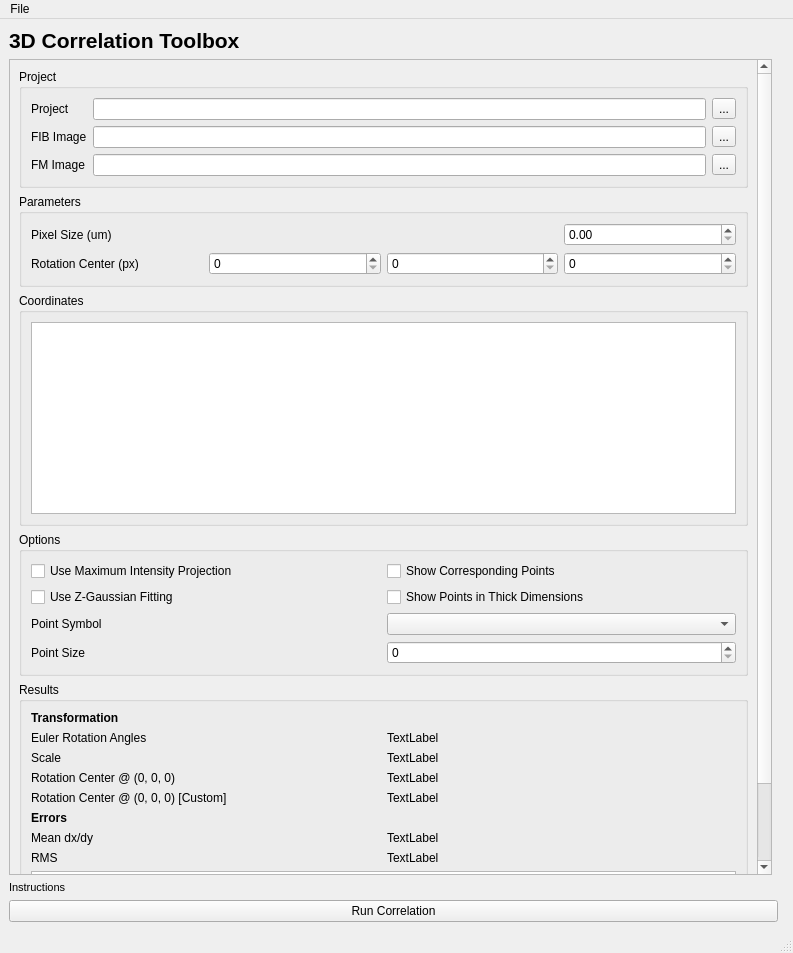
<?xml version="1.0" encoding="UTF-8"?>
<ui version="4.0">
 <class>MainWindow</class>
 <widget class="QMainWindow" name="MainWindow">
  <property name="geometry">
   <rect>
    <x>0</x>
    <y>0</y>
    <width>793</width>
    <height>953</height>
   </rect>
  </property>
  <property name="windowTitle">
   <string>MainWindow</string>
  </property>
  <widget class="QWidget" name="centralwidget">
   <layout class="QGridLayout" name="gridLayout">
    <item row="1" column="0">
     <widget class="QScrollArea" name="scrollArea">
      <property name="widgetResizable">
       <bool>true</bool>
      </property>
      <widget class="QWidget" name="scrollAreaWidgetContents">
       <property name="geometry">
        <rect>
         <x>0</x>
         <y>-166</y>
         <width>747</width>
         <height>974</height>
        </rect>
       </property>
       <layout class="QGridLayout" name="gridLayout_2">
        <item row="0" column="0">
         <widget class="QGroupBox" name="groupBox">
          <property name="title">
           <string>Project</string>
          </property>
          <layout class="QGridLayout" name="gridLayout_9">
           <item row="0" column="1">
            <widget class="QLineEdit" name="lineEdit_project_path"/>
           </item>
           <item row="1" column="0">
            <widget class="QLabel" name="label_fib_image_path">
             <property name="text">
              <string>FIB Image</string>
             </property>
            </widget>
           </item>
           <item row="0" column="0">
            <widget class="QLabel" name="label_project_path">
             <property name="text">
              <string>Project</string>
             </property>
            </widget>
           </item>
           <item row="2" column="0">
            <widget class="QLabel" name="label_fm_image_path">
             <property name="text">
              <string>FM Image</string>
             </property>
            </widget>
           </item>
           <item row="0" column="2">
            <widget class="QToolButton" name="toolButton_project_path">
             <property name="text">
              <string>...</string>
             </property>
            </widget>
           </item>
           <item row="1" column="2">
            <widget class="QToolButton" name="toolButton_fib_image_path">
             <property name="text">
              <string>...</string>
             </property>
            </widget>
           </item>
           <item row="2" column="2">
            <widget class="QToolButton" name="toolButton_fm_image_path">
             <property name="text">
              <string>...</string>
             </property>
            </widget>
           </item>
           <item row="1" column="1">
            <widget class="QLineEdit" name="lineEdit_fib_image_path"/>
           </item>
           <item row="2" column="1">
            <widget class="QLineEdit" name="lineEdit_fm_image_path"/>
           </item>
          </layout>
         </widget>
        </item>
        <item row="2" column="0">
         <widget class="QGroupBox" name="groupBox_coordinates">
          <property name="sizePolicy">
           <sizepolicy hsizetype="MinimumExpanding" vsizetype="MinimumExpanding">
            <horstretch>0</horstretch>
            <verstretch>2</verstretch>
           </sizepolicy>
          </property>
          <property name="title">
           <string>Coordinates</string>
          </property>
          <property name="checkable">
           <bool>false</bool>
          </property>
          <layout class="QGridLayout" name="gridLayout_8">
           <item row="0" column="0">
            <widget class="QTableView" name="tableView_coordinates">
             <property name="sizePolicy">
              <sizepolicy hsizetype="Expanding" vsizetype="MinimumExpanding">
               <horstretch>0</horstretch>
               <verstretch>50</verstretch>
              </sizepolicy>
             </property>
             <property name="sortingEnabled">
              <bool>true</bool>
             </property>
            </widget>
           </item>
          </layout>
         </widget>
        </item>
        <item row="4" column="0">
         <widget class="QGroupBox" name="groupBox_results">
          <property name="font">
           <font>
            <weight>50</weight>
            <bold>false</bold>
           </font>
          </property>
          <property name="title">
           <string>Results</string>
          </property>
          <property name="flat">
           <bool>false</bool>
          </property>
          <property name="checkable">
           <bool>false</bool>
          </property>
          <layout class="QGridLayout" name="gridLayout_5">
           <item row="6" column="1">
            <widget class="QLabel" name="label_results_error_mean_absolute_value">
             <property name="text">
              <string>TextLabel</string>
             </property>
            </widget>
           </item>
           <item row="4" column="1">
            <widget class="QLabel" name="label_results_transform_rotation_custom_value">
             <property name="text">
              <string>TextLabel</string>
             </property>
            </widget>
           </item>
           <item row="3" column="1">
            <widget class="QLabel" name="label_results_transform_rotation_zero_value">
             <property name="text">
              <string>TextLabel</string>
             </property>
            </widget>
           </item>
           <item row="4" column="0">
            <widget class="QLabel" name="label_results_transform_rotation_center_custom">
             <property name="text">
              <string>Rotation Center @ (0, 0, 0) [Custom]</string>
             </property>
            </widget>
           </item>
           <item row="6" column="0">
            <widget class="QLabel" name="label_results_error_mean_absolute">
             <property name="text">
              <string>Mean dx/dy</string>
             </property>
            </widget>
           </item>
           <item row="2" column="1">
            <widget class="QLabel" name="label_results_scale_value">
             <property name="text">
              <string>TextLabel</string>
             </property>
            </widget>
           </item>
           <item row="5" column="0">
            <widget class="QLabel" name="label_results_error_header">
             <property name="font">
              <font>
               <weight>75</weight>
               <bold>true</bold>
              </font>
             </property>
             <property name="text">
              <string>Errors</string>
             </property>
            </widget>
           </item>
           <item row="7" column="1">
            <widget class="QLabel" name="label_results_error_rms_value">
             <property name="text">
              <string>TextLabel</string>
             </property>
            </widget>
           </item>
           <item row="7" column="0">
            <widget class="QLabel" name="label_results_error_rms">
             <property name="text">
              <string>RMS</string>
             </property>
            </widget>
           </item>
           <item row="1" column="0">
            <widget class="QLabel" name="label_results_transform_euler_rotation">
             <property name="text">
              <string>Euler Rotation Angles</string>
             </property>
            </widget>
           </item>
           <item row="3" column="0">
            <widget class="QLabel" name="label_results_transform_rotation_center_zero">
             <property name="text">
              <string>Rotation Center @ (0, 0, 0)</string>
             </property>
            </widget>
           </item>
           <item row="2" column="0">
            <widget class="QLabel" name="label_results_scale">
             <property name="text">
              <string>Scale</string>
             </property>
            </widget>
           </item>
           <item row="1" column="1">
            <widget class="QLabel" name="label_results_transform_euler_rotation_value">
             <property name="text">
              <string>TextLabel</string>
             </property>
            </widget>
           </item>
           <item row="0" column="0">
            <widget class="QLabel" name="label_results_transform_header">
             <property name="font">
              <font>
               <weight>75</weight>
               <bold>true</bold>
              </font>
             </property>
             <property name="text">
              <string>Transformation</string>
             </property>
            </widget>
           </item>
           <item row="8" column="0" colspan="2">
            <widget class="QTableWidget" name="tableWidget_results_error">
             <property name="font">
              <font>
               <pointsize>8</pointsize>
               <weight>50</weight>
               <bold>false</bold>
              </font>
             </property>
            </widget>
           </item>
          </layout>
         </widget>
        </item>
        <item row="1" column="0">
         <widget class="QGroupBox" name="groupBox_parameters">
          <property name="title">
           <string>Parameters</string>
          </property>
          <layout class="QGridLayout" name="gridLayout_6">
           <item row="0" column="0">
            <widget class="QLabel" name="label_parameters_pixel_size">
             <property name="text">
              <string>Pixel Size (um)</string>
             </property>
            </widget>
           </item>
           <item row="1" column="0">
            <widget class="QLabel" name="label_parameters_rotation_center">
             <property name="text">
              <string>Rotation Center (px)</string>
             </property>
            </widget>
           </item>
           <item row="1" column="1">
            <widget class="QSpinBox" name="spinBox_parameters_rotation_center_x"/>
           </item>
           <item row="1" column="2">
            <widget class="QSpinBox" name="spinBox_parameters_rotation_center_y"/>
           </item>
           <item row="0" column="3">
            <widget class="QDoubleSpinBox" name="doubleSpinBox_parameters_pixel_size"/>
           </item>
           <item row="1" column="3">
            <widget class="QSpinBox" name="spinBox_parameters_rotation_center_z"/>
           </item>
          </layout>
         </widget>
        </item>
        <item row="3" column="0">
         <widget class="QGroupBox" name="groupBox_options">
          <property name="title">
           <string>Options</string>
          </property>
          <layout class="QGridLayout" name="gridLayout_10">
           <item row="1" column="0">
            <widget class="QCheckBox" name="checkBox_use_zgauss_opt">
             <property name="text">
              <string>Use Z-Gaussian Fitting</string>
             </property>
            </widget>
           </item>
           <item row="0" column="1">
            <widget class="QCheckBox" name="checkBox_show_corresponding_points">
             <property name="text">
              <string>Show Corresponding Points</string>
             </property>
            </widget>
           </item>
           <item row="1" column="1">
            <widget class="QCheckBox" name="checkBox_show_points_thick_dims">
             <property name="text">
              <string>Show Points in Thick Dimensions</string>
             </property>
            </widget>
           </item>
           <item row="2" column="1">
            <widget class="QComboBox" name="comboBox_options_point_symbol"/>
           </item>
           <item row="0" column="0">
            <widget class="QCheckBox" name="checkBox_use_mip">
             <property name="text">
              <string>Use Maximum Intensity Projection</string>
             </property>
            </widget>
           </item>
           <item row="2" column="0">
            <widget class="QLabel" name="label_options_point_symbol">
             <property name="text">
              <string>Point Symbol</string>
             </property>
            </widget>
           </item>
           <item row="3" column="0">
            <widget class="QLabel" name="label_options_point_size">
             <property name="text">
              <string>Point Size</string>
             </property>
            </widget>
           </item>
           <item row="3" column="1">
            <widget class="QSpinBox" name="spinBox_options_point_size"/>
           </item>
          </layout>
         </widget>
        </item>
        <item row="5" column="0">
         <spacer name="verticalSpacer">
          <property name="orientation">
           <enum>Qt::Vertical</enum>
          </property>
          <property name="sizeHint" stdset="0">
           <size>
            <width>20</width>
            <height>40</height>
           </size>
          </property>
         </spacer>
        </item>
       </layout>
      </widget>
     </widget>
    </item>
    <item row="3" column="0" colspan="2">
     <widget class="QPushButton" name="pushButton_run_correlation">
      <property name="text">
       <string>Run Correlation</string>
      </property>
     </widget>
    </item>
    <item row="0" column="0" colspan="3">
     <widget class="QLabel" name="label_title">
      <property name="font">
       <font>
        <pointsize>16</pointsize>
        <weight>75</weight>
        <bold>true</bold>
       </font>
      </property>
      <property name="text">
       <string>3D Correlation Toolbox</string>
      </property>
     </widget>
    </item>
    <item row="2" column="0" colspan="2">
     <widget class="QLabel" name="label_instructions">
      <property name="font">
       <font>
        <pointsize>8</pointsize>
       </font>
      </property>
      <property name="text">
       <string>Instructions</string>
      </property>
     </widget>
    </item>
   </layout>
  </widget>
  <widget class="QMenuBar" name="menubar">
   <property name="geometry">
    <rect>
     <x>0</x>
     <y>0</y>
     <width>793</width>
     <height>22</height>
    </rect>
   </property>
   <widget class="QMenu" name="menuFile">
    <property name="title">
     <string>File</string>
    </property>
    <addaction name="actionLoad_Load_Coordinates_Old"/>
    <addaction name="actionLoad_Load_Coordinates"/>
    <addaction name="actionClear_Coordinates"/>
   </widget>
   <addaction name="menuFile"/>
  </widget>
  <widget class="QStatusBar" name="statusbar"/>
  <action name="actionLoad_FIB_Image">
   <property name="text">
    <string>Load FIB Image</string>
   </property>
  </action>
  <action name="actionLoad_FM_Image">
   <property name="text">
    <string>Load FM Image</string>
   </property>
  </action>
  <action name="actionLoad_Load_Coordinates_Old">
   <property name="text">
    <string>Load Coordinates Data (Old)</string>
   </property>
  </action>
  <action name="actionLoad_Load_Coordinates">
   <property name="text">
    <string>Load Coordinates Data (New)</string>
   </property>
  </action>
  <action name="actionClear_Coordinates">
   <property name="text">
    <string>Clear Coordinates</string>
   </property>
  </action>
 </widget>
 <resources/>
 <connections/>
</ui>
